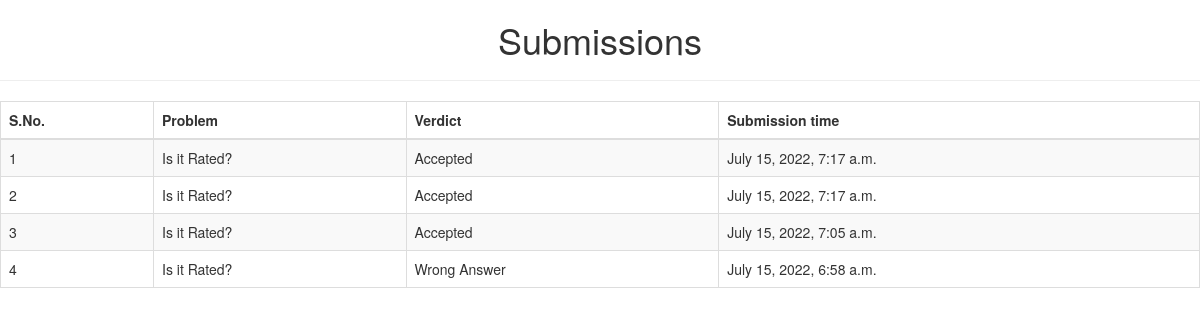
/oj/submissions (signed in), run on an earlier commit of the app's database.
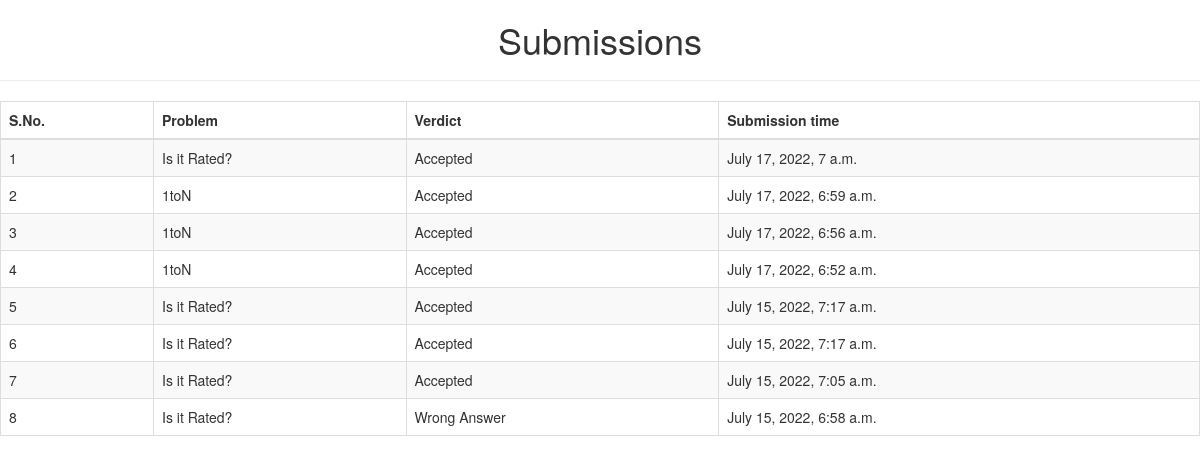
And on a later commit of the database.
### oj/models.py (models this page shows, shortened)
class Solutions(models.Model):
    problem = models.ForeignKey(Problems, on_delete=models.CASCADE)
    verdict = models.CharField(max_length=10)
    submitted_at = models.DateTimeField('attempt date')
    submitted_code = models.TextField(default='code')

class Problems(models.Model):
    statement = models.TextField()
    name = models.CharField(max_length=100)
    code = models.CharField(max_length=50)
    def __str__(self) -> str:
        return self.name

### oj/views.py (the view)
# urls.py: path('submissions', views.submissions, name="submissions"),
@login_required
def submissions(request):
    submission = Solutions.objects.all().order_by('-submitted_at')
    context = {'submission': submission}
    return render(request, 'oj/submissions.html', context)

### oj/templates/oj/submissions.html (shortened to what this page needs)
<!DOCTYPE html>
<html lang="en">
<head>
  <link rel="stylesheet" href="https://maxcdn.bootstrapcdn.com/bootstrap/3.4.1/css/bootstrap.min.css">
</head>
<body>
    <h1 align="center"> Submissions </h1>
    <hr></hr>
    {% if submission %}
        <table class="table table-striped table-bordered">
            <thead>
            <tr>
                <th scope="col">S.No.</th>
                <th scope="col">Problem</th>
                <th scope="col">Verdict</th>
                <th scope="col">Submission time</th>
            </tr>
            </thead>
            <tbody>
                {% for item in submission %}
                    <tr>
                        <td>{{forloop.counter}}</td>
                        <td>{{ item.problem }}</td>
                        <td>{{ item.verdict }}</td>
                        <td>{{ item.submitted_at }}</td>
                    </tr>
                {% endfor %}
            </tbody>
        </table>
    {% else %}
        <p>No submissions are done.</p>
    {% endif %}
</body>

What changed in the data, as far as the page shows it:
added Solutions: problem "Is it Rated?", verdict "Accepted", submitted_at "July 17, 2022, 7 a.m."
added Solutions: problem "1toN", verdict "Accepted", submitted_at "July 17, 2022, 6:59 a.m."
added Solutions: problem "1toN", verdict "Accepted", submitted_at "July 17, 2022, 6:56 a.m."
added Solutions: problem "1toN", verdict "Accepted", submitted_at "July 17, 2022, 6:52 a.m."
